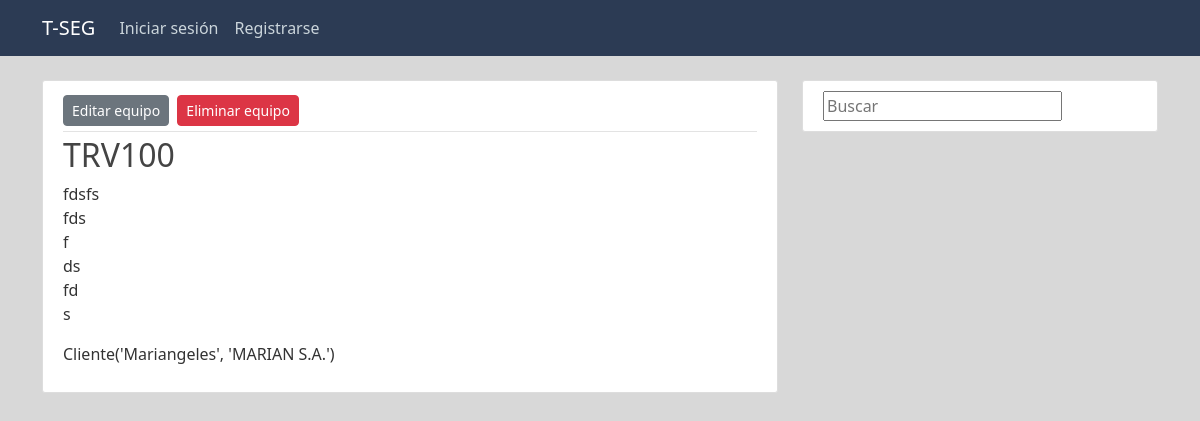
/equipment/19, run on the app's committed database.
### tseg/models.py (models this page shows, shortened)
class Equipment(db.Model):
	id = db.Column(db.Integer, primary_key=True)
	title = db.Column(db.String(150), unique=False, nullable=False)
	date_created = db.Column(db.DateTime, nullable=False, default=datetime.utcnow)
	last_modified = db.Column(db.DateTime, nullable=False, default=datetime.utcnow)
	content = db.Column(db.Text, nullable=False)
	user_id = db.Column(db.Integer, db.ForeignKey('user.id'), nullable=False)
	client_id = db.Column(db.Integer, db.ForeignKey('client.id'), nullable=True)

class Client(db.Model):
	id = db.Column(db.Integer, primary_key=True)
	client_name = db.Column(db.String(150), unique=False, nullable=False)
	business_name = db.Column(db.String(150), unique=False, nullable=False)
	contact = db.Column(db.String(250), unique=False, nullable=False)
	comments = db.Column(db.Text)
	user_id = db.Column(db.Integer, db.ForeignKey('user.id'), nullable=False)
	equipments = db.relationship('Equipment', backref='owner', lazy=True)
	def __repr__(self):
		return f"Cliente('{self.client_name}', '{self.business_name}')"

### tseg/equipments/routes.py (the view)
@equipments.route("/equipment/<int:equipment_id>")
def equipment(equipment_id):
	equipment = Equipment.query.get_or_404(equipment_id)
	return render_template("equipment.html", title=equipment.title,
											equipment=equipment,
											legend="Ver Equipo")

### tseg/templates/equipment.html (shortened to what this page needs)
{% extends "layout.html" %}
{% block content %}
    <article class="media content-section">
        <div class="media-body">
            <div class="article-metadata">
              <div>
                  <a class="btn btn-secondary btn-sm mt-1 mb-1" href="{{ url_for('equipments.update_equipment', equipment_id=equipment.id, client_id=equipment.owner) }}">Editar equipo</a>
                  <button type="button" class="btn btn-danger btn-sm m-1" data-toggle="modal" data-target="#deleteModal">Eliminar equipo</button>
              </div>
            </div>
            <h2 class="aticle-title">{{ equipment.title }}</h2>
            <p class="article-content">{{ equipment.content }}</p>
          <p class="article-content">{{ equipment.owner }}</p>
      </div>
    </article>
{% endblock content %}

### tseg/static/estilo.css (style rules this page uses)
body { background: #D8D8D8; color: #333333; margin-top: 5rem; }
h1, h2, h3, h4, h5, h6 { color: #444444; }
.content-section { background: #ffffff; padding: 10px 20px; border: 1px solid #dddddd; border-radius: 3px; margin-bottom: 20px; }
.article-content { white-space: pre-line; }
.article-metadata { padding-bottom: 1px; margin-bottom: 4px; border-bottom: 1px solid #e3e3e3 }
.btn { margin-top: 10px; }

### data on the page
Equipment: title "TRV100", content "fdsfs fds f ds fd s"
Client: owner "Cliente('Mariangeles', 'MARIAN S.A.')"
